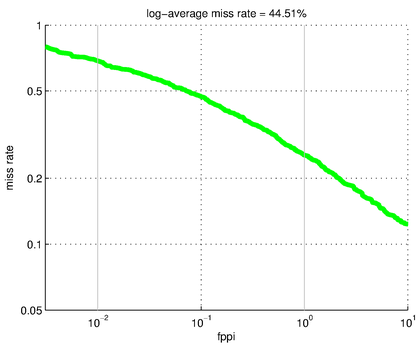
%> input picture zxk/edges/toolbox/detector/models/AcfCaltechRoc.png, 420 x 345 px, shrunk from 1571 x 1292 before the run
$ octave --eval "result = extractContBW(rgb2gray(imread('edges/toolbox/detector/models/AcfCaltechRoc.png')));"   (GNU Octave 9; MATLAB toolbox functions it lacks are replaced by stand-ins)
%> lines starting %> are read from the running program, lines starting %| are printed output that depends on the picture; in (x1, y1, x2, y2) boxes, pixels count from 0 and x2, y2 are one past the last pixel; in counts of white or black regions, pixels touching at a corner belong together; the program's own positions count from 1
% Extract contours from a binary image

function contour = extractContBW(BW)

k = 1;
minLen = 5;
maxContourNum = 10000;
contour = cell(maxContourNum, 1);

% delete trivial endpoint
cont_filter1 = [
    0 0 0;
    0 1 0;
    1 1 1];
cont_filter2 = [
    1 1 1;
    1 0 1;
    0 0 0];
tmp_bw1 = conv2(BW, cont_filter1, 'same');
tmp_bw2 = conv2(BW, cont_filter2, 'same');
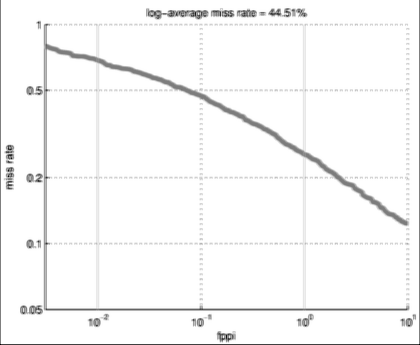
%> tmp_bw2: size 345x420 double; min 255, max 1275, mean 1246; drawn with min black and max white
BW(tmp_bw1==4 & tmp_bw2==0) = 0;
tmp_bw1 = conv2(BW, rot90(cont_filter1), 'same');
tmp_bw2 = conv2(BW, rot90(cont_filter2), 'same');
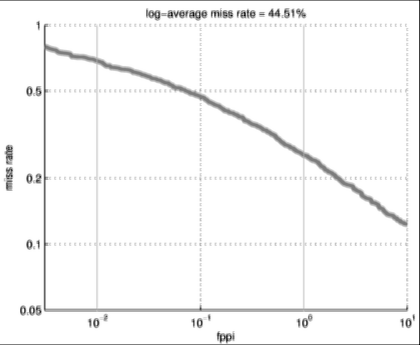
%> tmp_bw2: size 345x420 double; min 252, max 1275, mean 1245.9; drawn with min black and max white
BW(tmp_bw1==4 & tmp_bw2==0) = 0;
tmp_bw1 = conv2(BW, rot90(cont_filter1, 2), 'same');
tmp_bw2 = conv2(BW, rot90(cont_filter2, 2), 'same');
BW(tmp_bw1==4 & tmp_bw2==0) = 0;
tmp_bw1 = conv2(BW, rot90(cont_filter1, 3), 'same');
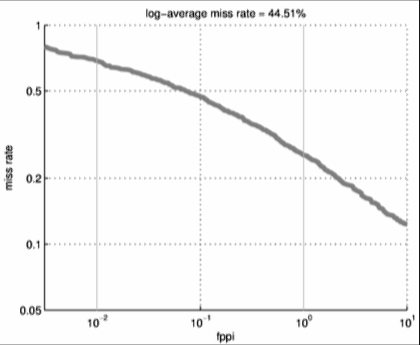
%> tmp_bw1: size 345x420 double; min 193, max 1020, mean 997.2; drawn with min black and max white
tmp_bw2 = conv2(BW, rot90(cont_filter2, 3), 'same');
BW(tmp_bw1==4 & tmp_bw2==0) = 0;

cont_filter3 = [
    0 1 0;
    1 1 0;
    0 0 0];
cont_filter4 = [
    1 1 1;
    1 0 1;
    1 1 1];
tmp_bw3 = conv2(BW, cont_filter3, 'same');
tmp_bw4 = conv2(BW, cont_filter4, 'same');
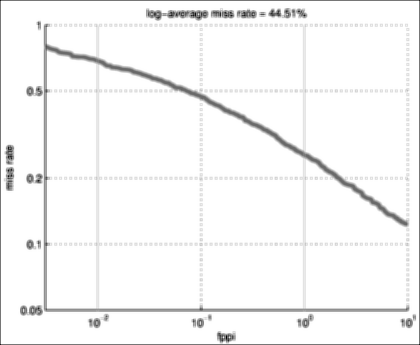
%> tmp_bw4: size 345x420 double; min 614, max 2040, mean 1992.9; drawn with min black and max white
[r, c] = find(tmp_bw3==3);
%> r = []; c = []
n = length(r);
%> n = 0
Index = [sub2ind(size(BW),r,c) sub2ind(size(BW),r+1,c) sub2ind(size(BW),r,c+1)];
%> Index = []
M = tmp_bw4(Index);
%> M = []
[~, ind] = min(M, [], 2);
%> ind = []
I = sparse(1:n, ind, true, n, 3);
%> I = []
BW(Index(I)) = 0;

tmp_bw3 = conv2(BW, rot90(cont_filter3), 'same');
tmp_bw4 = conv2(BW, cont_filter4, 'same');
[r, c] = find(tmp_bw3==3);
n = length(r);
Index = [sub2ind(size(BW),r,c) sub2ind(size(BW),r-1,c) sub2ind(size(BW),r,c+1)];
M = tmp_bw4(Index);
[~, ind] = min(M, [], 2);
I = sparse(1:n, ind, true, n, 3);
BW(Index(I)) = 0;

tmp_bw3 = conv2(BW, rot90(cont_filter3, 2), 'same');
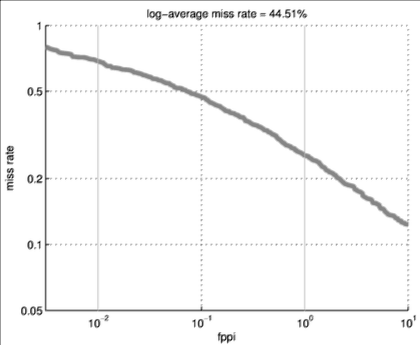
%> tmp_bw3: size 345x420 double; min 105, max 765, mean 749; drawn with min black and max white
tmp_bw4 = conv2(BW, cont_filter4, 'same');
[r, c] = find(tmp_bw3==3);
n = length(r);
Index = [sub2ind(size(BW),r,c) sub2ind(size(BW),r-1,c) sub2ind(size(BW),r,c-1)];
M = tmp_bw4(Index);
[~, ind] = min(M, [], 2);
I = sparse(1:n, ind, true, n, 3);
BW(Index(I)) = 0;

tmp_bw3 = conv2(BW, rot90(cont_filter3, 3), 'same');
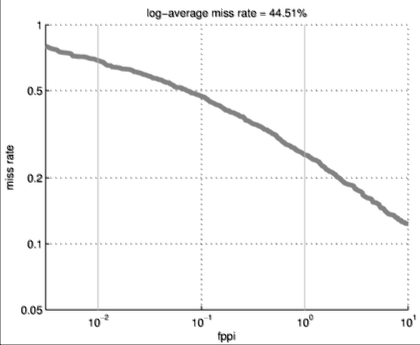
%> tmp_bw3: size 345x420 double; min 126, max 765, mean 749; drawn with min black and max white
tmp_bw4 = conv2(BW, cont_filter4, 'same');
[r, c] = find(tmp_bw3==3);
n = length(r);
Index = [sub2ind(size(BW),r,c) sub2ind(size(BW),r+1,c) sub2ind(size(BW),r,c-1)];
M = tmp_bw4(Index);
[~, ind] = min(M, [], 2);
I = sparse(1:n, ind, true, n, 3);
BW(Index(I)) = 0;

% delete trivial endpoint
contourz_all = bwboundaries(BW, 8);
%> contourz_all = 6 boundaries; box (x1, y1, x2, y2) and points: (0, 0, 420, 345) 1527, (200, 12, 201, 13) 2, (221, 335, 222, 336) 2, (227, 335, 228, 336) 2, (272, 10, 273, 11) 2, (299, 320, 300, 321) 2
len = cellfun(@length, contourz_all);
%> len = [1527; 2; 2; 2; 2; 2]
contourz_all(len < 5) = [];
for i = 1:length(contourz_all)
    contourz = contourz_all{i};
    hit = false(size(contourz, 1), 1);
    d1 = sum(abs(contourz(1:end-2,:) - contourz(3:end,:)), 2);
    d2 = sum(abs(contourz(1:end-4,:) - contourz(5:end,:)), 2);
    d3 = sum(abs(contourz(2,:) - contourz(end-1,:)));
    d4 = sum(abs(contourz(3,:) - contourz(end-2,:)));
    hit(3:end-2) = (d1(2:end-1)==0 & d2~=0);
    hit(2) = (d1(1)==0);
    hit(end-1) = (d1(end)==0);
    hit(1) = (d3==0 && d4~=0);
    hit(end) = hit(1);
    ind = find(hit);
    if ~isempty(ind)
        indToErase = sub2ind(size(BW), contourz(ind,1), contourz(ind,2));
        BW(indToErase) = 0;
    end
end
%> this loop made 1 pass
%> (d3, d4) on pass 1: (2, 4)
%> after the loop, hit = 1527 logical values, 0 true

% acquire the contours
cont_filter = [
    1 1 1;
    1 0 1;
    1 1 1];
tmp_bw = conv2(BW, cont_filter, 'same');
tmp_bw = tmp_bw.*BW;
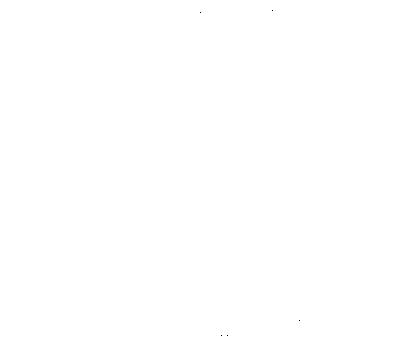
%> tmp_bw: size 345x420 uint8; 100% white; black in thin lines or dots, all inside (x1, y1, x2, y2) = (200, 10, 300, 336)
[row, col] = find(tmp_bw == 1);
%> row = []; col = []
endpoint = [row col];
%> endpoint = []
[row, col]=find(tmp_bw > 2);
%> row = 144895 values from 1 to 345; col = 144895 values from 1 to 420
crosspoint = [row col];


% break at cross points
contourz_all = bwboundaries(BW, 8);
len = cellfun(@length, contourz_all);
contourz_all(len < 5) = [];
for i = 1:length(contourz_all)

    contourz = contourz_all{i};
    % enforce contour to start and end with endpoint or crosspoint
    isEndPt = ismember(contourz, endpoint, 'rows');
    isCrossPt = ismember(contourz, crosspoint, 'rows');
    if any(isEndPt)
        offset = find(isEndPt, 1);
        contourz = circshift(contourz(1:end-1, :), 1-offset);
        contourz(end+1, :) = contourz(1, :);
    elseif any(isCrossPt)
        offset = find(isCrossPt, 1);
        contourz = circshift(contourz(1:end-1, :), 1-offset);
        contourz(end+1, :) = contourz(1, :);
    end

    isEndPt = ismember(contourz, endpoint, 'rows');
    isCrossPt = ismember(contourz, crosspoint, 'rows');
    if any(isCrossPt)
        crossPtInd = find(isCrossPt);
        endPtInd = find(isEndPt);
        if isempty(endPtInd)
            segInd = [crossPtInd(1:end-1) crossPtInd(2:end)];
        else
            segInd = zeros(nnz(isCrossPt), 2);
            sortedInd = sort([crossPtInd; endPtInd]);
            tmp = find(ismember(sortedInd, crossPtInd));
            segInd(:, 1) = crossPtInd;
            segInd(:, 2) = sortedInd(tmp + 1);
        end
        seg = cell(1, size(segInd, 1));
        for j = 1:size(segInd, 1)
            seg{j} = contourz(segInd(j, 1) : segInd(j, 2), :);
        end
        mergedSeg = mergeContour(seg);
        nMerged = length(mergedSeg);
        contour(k:k+nMerged-1) = mergedSeg;
        k = k + nMerged;
    elseif any(isEndPt)
        contour{k} = contourz(1:size(contourz,1)/2, :);
        k = k + 1;
    else
        contour{k} = contourz;
        k = k + 1;
    end
end
%> this loop made 1 pass
%> offset on pass 1: 1
contour(k:end) = [];

% [43 lines of commented-out code are left out]


len = cellfun(@length, contour);
contour(len < minLen) = [];

end
%> (the run ends here)

$ run again, on zxk/edges/toolbox/detector/models/AcfInriaRoc.png
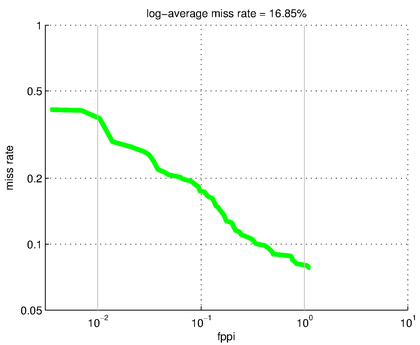
%> input picture zxk/edges/toolbox/detector/models/AcfInriaRoc.png, 420 x 345 px, shrunk from 1571 x 1292 before the run
%> in extractContBW, `tmp_bw4 = conv2(BW, cont_filter4, 'same');`:
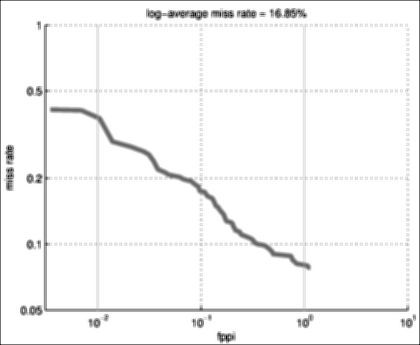
%> tmp_bw4: size 345x420 double; min 614, max 2040, mean 1995.5; drawn with min black and max white
%> r = []
%> n = 0
%> Index = []
%> in extractContBW, `tmp_bw3 = conv2(BW, rot90(cont_filter3, 3), 'same');`:
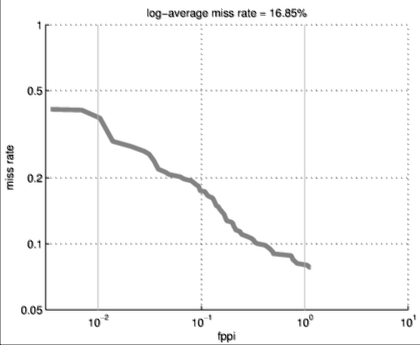
%> tmp_bw3: size 345x420 double; min 126, max 765, mean 750; drawn with min black and max white
%> contourz_all = 6 boundaries; box (x1, y1, x2, y2) and points: (0, 0, 420, 345) 1527, (200, 12, 201, 13) 2, (221, 335, 222, 336) 2, (227, 335, 228, 336) 2, (295, 13, 296, 14) 2, (299, 320, 300, 321) 2
%> len = [1527; 2; 2; 2; 2; 2]
%> the loop in extractContBW, `for i = 1:length(contourz_all)` made 1 pass
%> (d3, d4) on pass 1: (2, 4)
%> after the loop in extractContBW, `for i = 1:length(contourz_all)`: hit = 1527 logical values, 0 true
%> tmp_bw: size 345x420 uint8; 100% white; black in thin lines or dots, all inside (x1, y1, x2, y2) = (200, 12, 300, 336)
%> in extractContBW, `[row, col] = find(tmp_bw == 1);`: row = []
%> in extractContBW, `[row, col]=find(tmp_bw > 2);`: row = 144895 values from 1 to 345; col = 144895 values from 1 to 420
%> the loop in extractContBW, `for i = 1:length(contourz_all)` made 1 pass
%> offset on pass 1: 1
